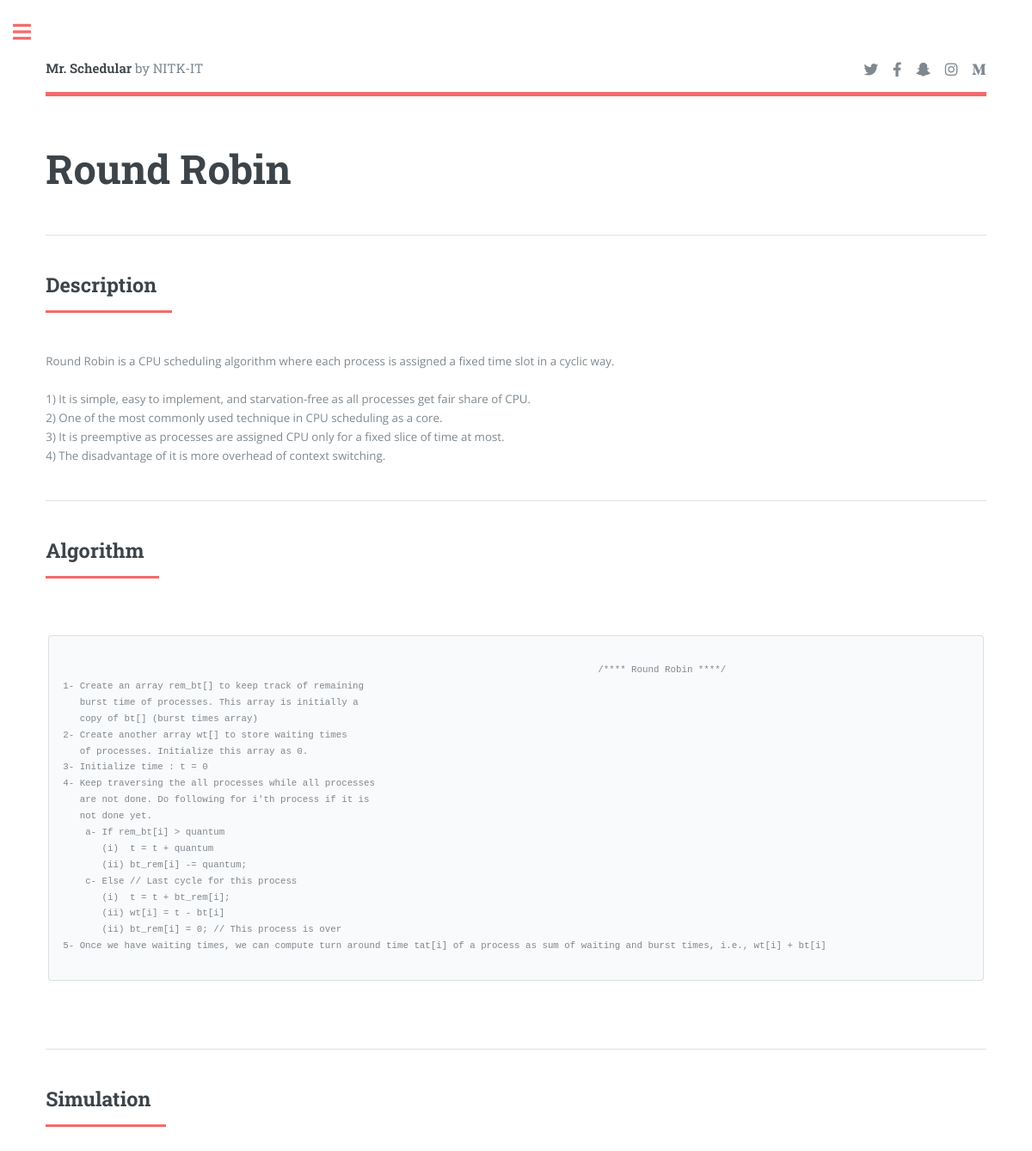
/cpuAlgo/2/, run on the app's committed database.
### simulator/models.py (models this page shows, shortened)
class CpuAlgo(models.Model):
    algo_id = models.IntegerField()
    algo_name = models.CharField(max_length=50)
    algo_description = models.TextField()
    algo_code = models.TextField(default='null')

### simulator/views.py (the view)
# urls.py: path('cpuAlgo/',views.cpuScehdular, name='cpuScehdular'),
def cpuAlgo(request, id):
    algo = CpuAlgo.objects.filter(algo_id=id)[0]
    return render(request, 'cpuAlgos/cpu_algo.html', {'algo': algo})

### simulator/templates/cpuAlgos/cpu_algo.html (shortened to what this page needs)
{% load static %}
<!DOCTYPE HTML>
<html>
	<head>
		<link rel="stylesheet" href="{% static 'assets/css/main.css' %}" />
	</head>
	<body class="is-preload">
			<div id="wrapper">
					<div id="main">
						<div class="inner">
								<header id="header">
									<a href="index.html" class="logo"><strong>Mr. Schedular</strong> by NITK-IT</a>
									<ul class="icons">
										<li><a href="#" class="icon brands fa-twitter"><span class="label">Twitter</span></a></li>
										<li><a href="#" class="icon brands fa-facebook-f"><span class="label">Facebook</span></a></li>
										<li><a href="#" class="icon brands fa-snapchat-ghost"><span class="label">Snapchat</span></a></li>
										<li><a href="#" class="icon brands fa-instagram"><span class="label">Instagram</span></a></li>
										<li><a href="#" class="icon brands fa-medium-m"><span class="label">Medium</span></a></li>
									</ul>
								</header>
								<section>
									<header class="main">
										<h1>{{ algo.algo_name}}</h1>
									</header>
									<hr class="major" />
									<header class="major">
										<h2>Description</h2>
									</header>
									<p>{{ algo.algo_description |linebreaksbr}}</p>
									<hr class="major" />
									<header class="major">
										<h2>Algorithm</h2>
									</header>
										<pre>
											<code>
												{{algo.algo_code |linebreaksbr}}
											</code>
									</pre>
									<hr class="major" />
									<header class="major">
										<h2>Simulation</h2>
									</header>
								</section>
						</div>
					</div>
			</div>
	</body>
</html>

### data on the page
CpuAlgo: algo_name "Round Robin", algo_description "Round Robin is a CPU scheduling algorithm where each process is assigned a fixed time slot in a cyclic way. 1) It is simple, easy to implement, and starvation-free as all processes get fair share of CPU. 2) One of the most commonly used technique in CPU scheduling as a core. 3) It is preemptive as processes are assigned CPU only for a fixed slice of time at most. 4) The disadvantage of it is more overhead of context switching.", algo_code "/**** Round Robin ****/ 1- Create an array rem_bt[] to keep track of remaining burst time of processes. This array is initially a copy of bt[] (burst times array) 2- Create another array wt[] to store waiting times of processes. Initialize this array as 0. 3- Initialize time : t = 0 4- Keep traversing the all processes while all processes are not done. Do following for i'th process if it is not done yet. a- If rem_bt[i] > quantum (i) t = t + quantum (ii) bt_rem[i] -= quantum; c- Else // Last cycle for this process (i) t = t + bt_rem[i]; (ii) wt[i] = t - bt[i] (ii) bt_rem[i] = 0; // This process is over 5- Once we have waiting times, we can compute turn around time tat[i] of a process as sum…"
